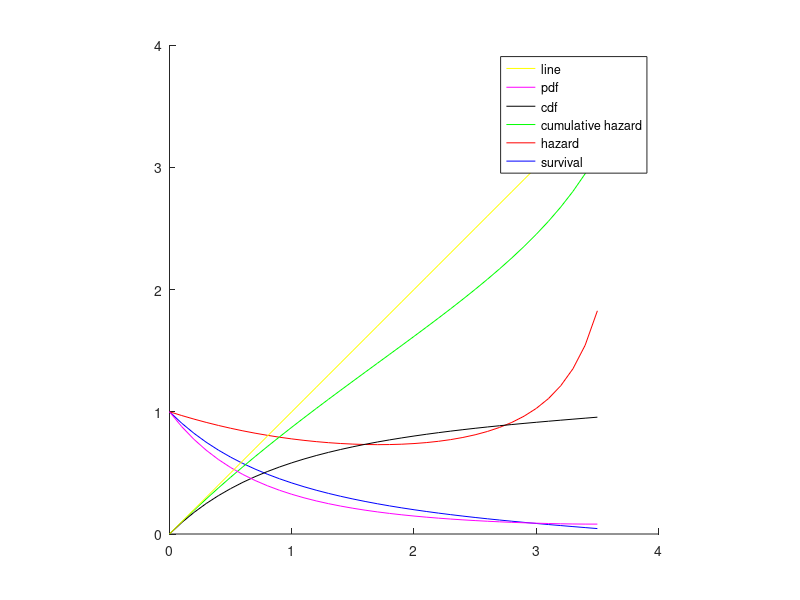

Recreate this plot in MATLAB.
% calculate hazard and survival for signal in concentric rings 
R     = 3.6;
dr    = 1e-1;
r     = 1e-5:dr:R;
f     = @(r)r;
y     = @(r) (0.15*r.^2) -0.0087.*r -0.64;
intFR = @(r) (0.15/4).*r.^4 -(0.0087/3).*r.^3 -(0.64/2).*r.^2;
h     = @(r)  intFR(r)./(f(r)-intFR(r))+1;% the hazard function 
s     = zeros(1,numel(r));
tr    = s;
s(1)  = 1;
for rIdx = 2:numel(r)
    s(rIdx)  = exp(-trapz(r(1:rIdx),h(r(1:rIdx))));
    tr(rIdx) = trapz(r(1:rIdx),r(1:rIdx).*s(1:rIdx));
end
H   = -log(s);
F   = 1-s; % cdf
f   = (1-F).*h(r);
fig = figure;
ax  = axes('Parent',fig);
line('XData',r,'YData',s,'Color','b','Parent',ax,'DisplayName','survival');
line('XData',r,'Ydata',h(r),'Color','r','Parent',ax,'DisplayName','hazard');
line('XData',r,'YData',H,'Color','g','Parent',ax,'DisplayName','cumulative hazard');
line('XData',r,'YData',F,'Color','k','Parent',ax,'DisplayName','cdf');
line('XData',r,'YData',f,'Color','m','Parent',ax,'DisplayName','pdf');
line('XData',r,'YData',r,'Color','y','Parent',ax,'DisplayName','line');
daspect(ax,[1 1 1]);
legend(ax,get(ax,'Children'))
